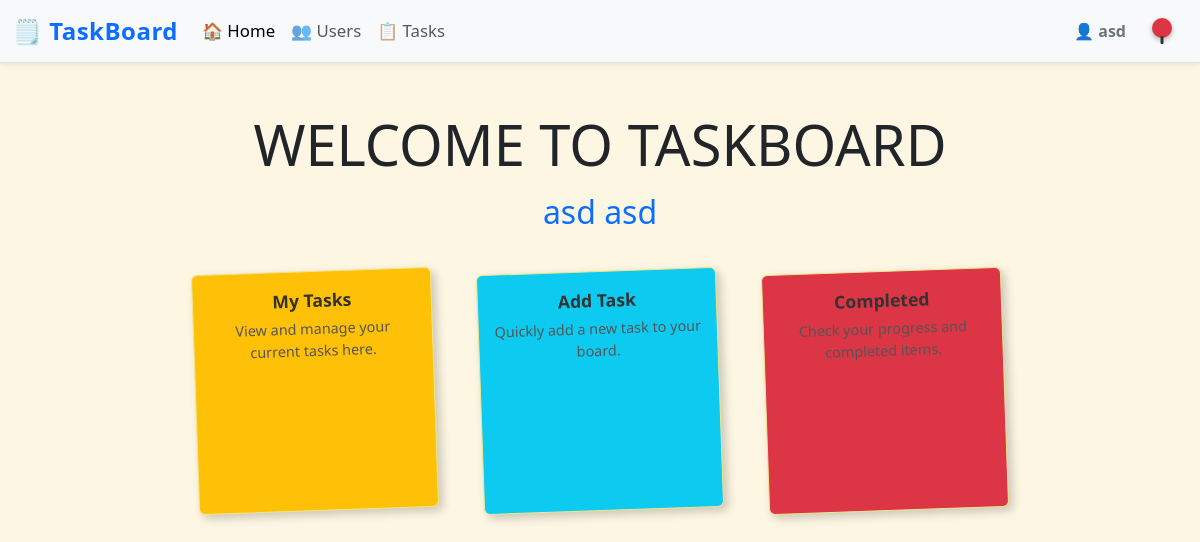
The app's page /view/home.php (signed in) with its own data.
### tables this page shows
CREATE TABLE `tbl_user` (
  `user_id` int(11) NOT NULL,
  `fname` varchar(255) NOT NULL,
  `lname` varchar(255) NOT NULL,
  `username` varchar(255) NOT NULL,
  `password` varchar(255) NOT NULL,
  `address` text NOT NULL,
  `email` varchar(255) NOT NULL,
  `active` int(11) NOT NULL,
  `date_created` timestamp NOT NULL DEFAULT current_timestamp() ON UPDATE current_timestamp()
);

### model/database.php (called while the page is built, shortened)
<?php
Class Database {
    private $host = 'localhost';
    private $db_name = 'crud_db';
    private $username = 'root';
    private $password = '';
    public $conn;
    public function __construct() {
        $this->conn = new mysqli($this->host, $this->username, $this->password, $this->db_name);
    }
    public function connect() {
        return $this->conn;
    }
}
?>

### model/user.php (called while the page is built, shortened)
<?php
require_once 'database.php';
class User {
    private $conn;
    public function __construct() {
        $db = new Database();
        $this->conn = $db->connect();
    }
    public function getUserById($id) {
        $sql = "SELECT * FROM tbl_user WHERE user_id = ?";
        $stmt = $this->conn->prepare($sql);
        $stmt->bind_param("i", $id);
        $stmt->execute();
        $result = $stmt->get_result();
        return $result->fetch_assoc();
    }
}
?>

### controller/session.php (called while the page is built, shortened)
<?php
include '../model/user.php';
$user = new User();
$user_login = $user->getUserById($_SESSION['user_id']);
?>

### view/home.php (the view, shortened to what this page needs)
<?php
include '../controller/session.php';
?>
<!DOCTYPE html>
<html lang="en">
<head>
    <?php include __DIR__ . '/../includes/href.php'; ?>
</head>
<body class="img-bg">
    <?php include '../includes/navbar.php'; ?>
    <div class="container text-center mt-5">
        <div class="welcome-heading">
            <h1 class="display-4">WELCOME TO TASKBOARD</h1>
            <h2 class="text-primary">
                <?php echo $user_login['fname'].' '.$user_login['lname']; ?>
            </h2>
        </div>
        <div class="row justify-content-center mt-4">
            <div class="col-md-3">
                <a href="list_task.php" style="text-decoration: none;">
                    <div class="sticky-note bg-warning text-dark">
                        <div class="note-title">My Tasks</div>
                        <div class="note-content">View and manage your current tasks here.</div>
                    </div>
                </a>
            </div>
            <div class="col-md-3">
                <a href="list_task.php#addtask" style="text-decoration: none;">
                    <div class="sticky-note bg-info text-white">
                        <div class="note-title">Add Task</div>
                        <div class="note-content">Quickly add a new task to your board.</div>
                    </div>
                </a>
            </div>
            <div class="col-md-3">
                <a href="list_task.php?filter=completed" style="text-decoration: none;">
                    <div class="sticky-note bg-danger text-white">
                        <div class="note-title">Completed</div>
                        <div class="note-content">Check your progress and completed items.</div>
                    </div>
                </a>
            </div>
        </div>
    </div>
</body>
</html>

### includes/navbar.php (shortened to what this page needs)
<nav class="navbar navbar-expand-lg navbar-light bg-light sticky-top shadow-sm border-bottom">
  <div class="container-fluid">
    <a class="navbar-brand fw-bold text-primary" href="home.php" style="font-family: 'Segoe UI', sans-serif;">
      🗒️ TaskBoard
    </a>
    <div class="collapse navbar-collapse" id="navbarNavAltMarkup">
      <div class="navbar-nav me-auto">
        <a class="nav-link active" href="home.php">🏠 Home</a>
        <a class="nav-link" href="list_user.php">👥 Users</a>
        <a class="nav-link" href="list_task.php">📋 Tasks</a>
      </div>
      <div class="d-flex align-items-center">
        <span class="navbar-text text-secondary me-3 fw-semibold">
          👤 <?php echo $user_login['username']; ?>
        </span>
        <span class="navbar-text text-secondary me-3 fw-semibold">
           <a class="pin-logout" href="logout.php"></a>
        </span>
      </div>
    </div>
  </div>
</nav>

### assets/css/style.css (style rules this page uses)
* { margin: 0; padding: 0; box-sizing: border-box; }
.navbar-nav .nav-link { font-weight: 500; font-size: 1.05rem; transition: color 0.3s ease; }
.navbar-brand { font-size: 1.5rem; letter-spacing: 0.5px; }
.navbar { font-family: 'Segoe UI', Tahoma, Geneva, Verdana, sans-serif; }
body.img-bg { background: #fdf6e3; font-family: 'Segoe UI', Tahoma, Geneva, Verdana, sans-serif; }
.welcome-heading h1, .welcome-heading h2 { margin-bottom: 15px; }
.sticky-note { width: 240px; height: 240px; padding: 15px; margin: 15px auto; box-shadow: 4px 4px 10px rgba(0,0,0,0.2); border: 1px solid #f0e68c; border-radius: 6px; position: relative; transform: rotate(-2deg); transition: transform 0.2s ease-in-out; overflow: hidden; display: flex; flex-direction: column; justify-content: space-between; }
.note-title { font-weight: bold; font-size: 1.1rem; color: #333; margin-bottom: 5px; }
.note-content { font-size: 0.9rem; flex-grow: 1; color: #555; margin-bottom: 10px; overflow: hidden; text-overflow: ellipsis; }
.pin-logout { display: inline-block; width: 20px; height: 20px; background-color: #dc3545; border-radius: 50%; position: relative; margin-left: 10px; box-shadow: 0 2px 5px rgba(0,0,0,0.3); cursor: pointer; transition: transform 0.2s ease; }
.pin-logout::after { content: ''; position: absolute; bottom: -6px; left: 50%; transform: translateX(-50%); width: 3px; height: 8px; background-color: #333; border-radius: 1px; }
.pin-logout::before { content: 'Logout'; position: absolute; top: 50%; left: 50%; transform: translate(-50%, -50%); color: #333; padding: 4px 10px; font-size: 12px; border-radius: 4px; white-space: nowrap; opacity: 0; pointer-events: none; transition: opacity 0.2s ease; z-index: 10; }

### records on screen
tbl_user: username "asd", fname "asd", lname "asd"
